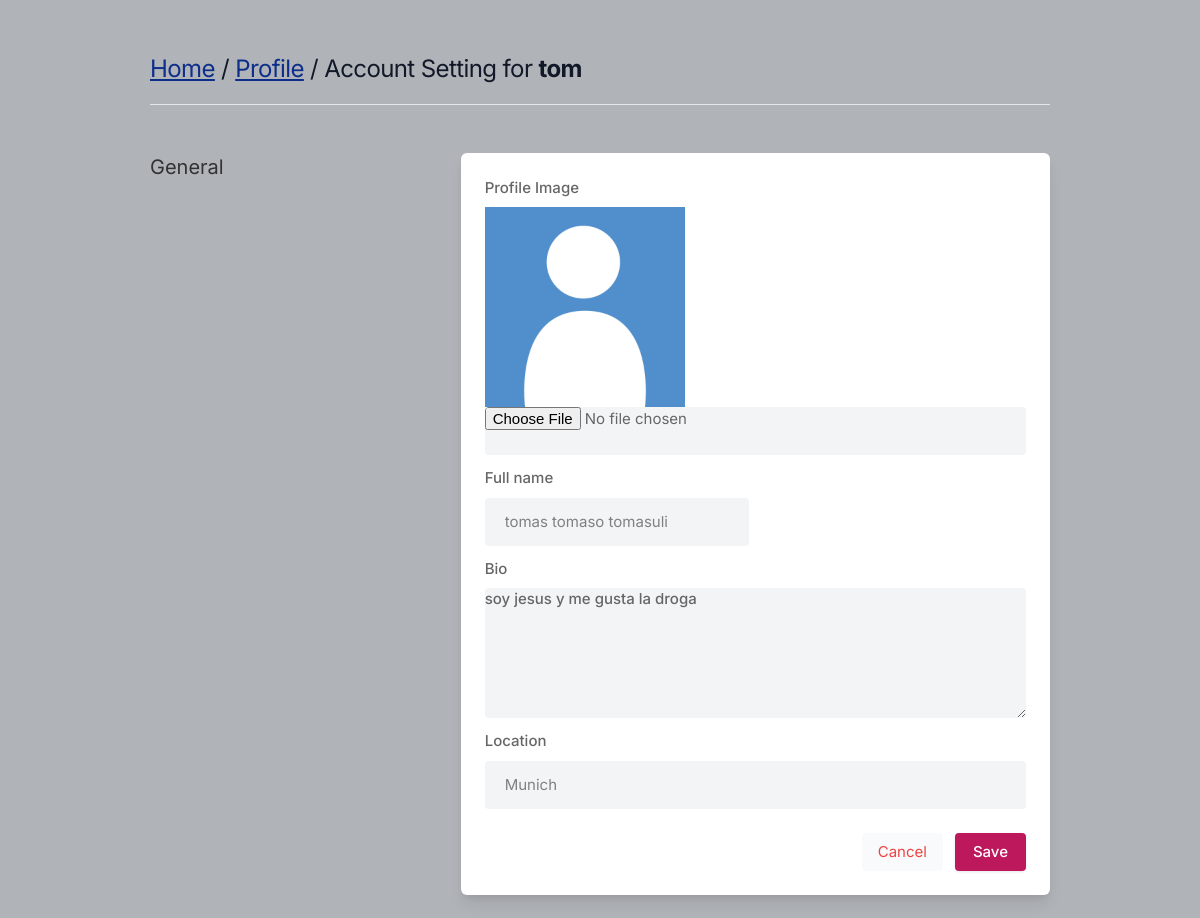
The page /settings (signed in) on the database as committed earlier.
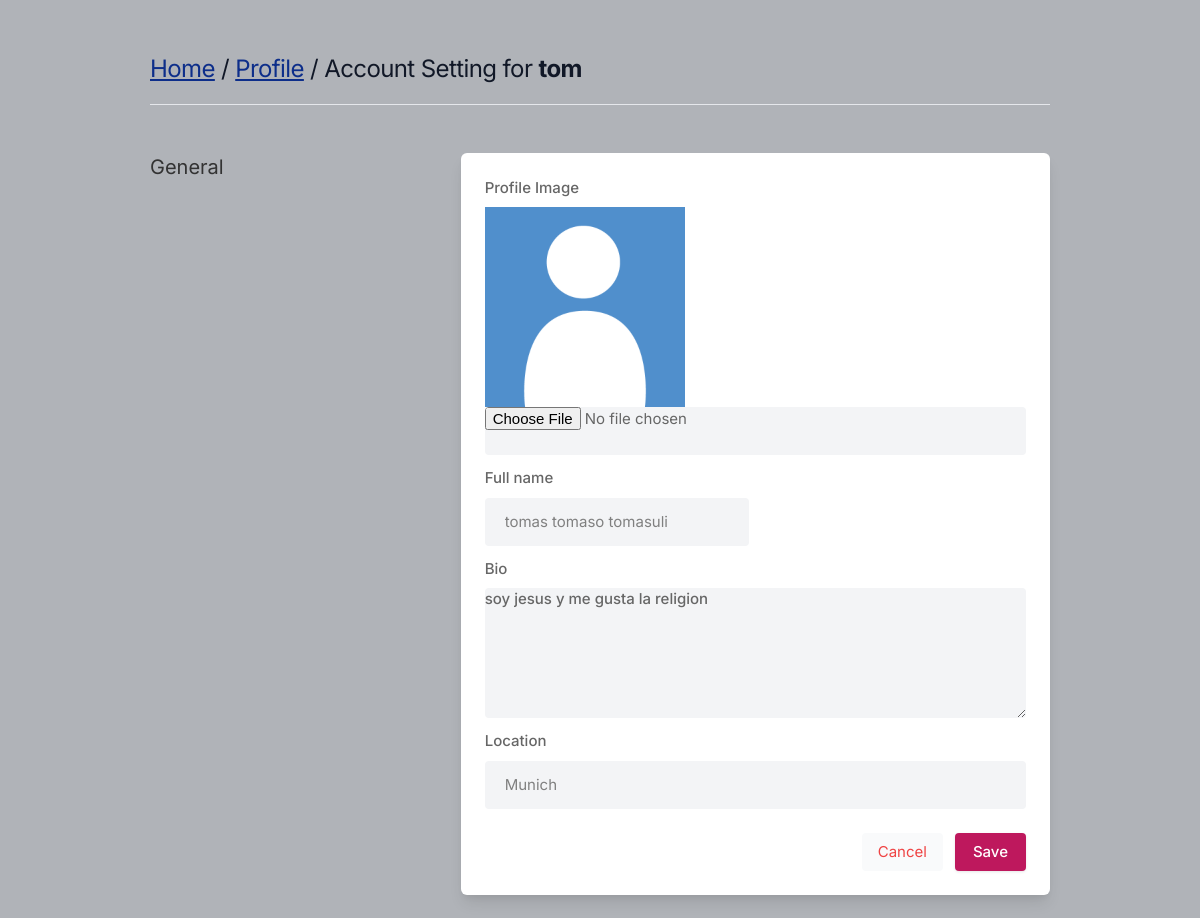
The same page on the database as committed later.
### nucleus/models.py (models this page shows)
class Profile(models.Model):
    user = models.ForeignKey(User, on_delete=models.CASCADE) # usamos el User como foreingkey
    id_user = models.IntegerField()
    full_name = models.CharField(max_length=100, blank=True)
    bio = models.TextField(blank=True)
    profileimg = models.ImageField(upload_to='profile_images', default='generic-profile_0.png') #el upload genera una carpeta automatica si no la hay
    location = models.CharField(max_length=100, blank=True)
    def __str__(self):
        return self.user.username

### nucleus/views.py (the view, shortened to what this page needs)
# urls.py: path('settings', views.settings, name='settings'),
@login_required(login_url='signin')
def settings(request):
    user_profile = Profile.objects.get(user=request.user) # lo que hace es que si get(obtiene) el objeto 'user'
    return render(request, 'setting.html', {'user_profile': user_profile})

### templates/setting.html (shortened to what this page needs)
{% load static %}
<!DOCTYPE html>
<html lang="en">
<head>
    <link rel="stylesheet" href="{% static 'assets/css/icons.css' %}">
    <link rel="stylesheet" href="{% static 'assets/css/uikit.css' %}">
    <link rel="stylesheet" href="{% static 'assets/css/style.css' %}">
    <link rel="stylesheet" href="{% static 'assets/css/tailwind.css' %}">
</head>
<body>
            <div class="container m-auto">
                <h1 class="text-2xl leading-none text-gray-900 tracking-tight mt-3"><a href="/" style="color: rgb(13, 46, 138); text-decoration: underline">Home</a> <div style="display: inline-block">/</div> <a href="/profile/{{user_profile}}" style="color: rgb(13, 46, 138); text-decoration: underline">Profile</a> / Account Setting for <b>{{user.username}}</b> </h1>
                <br>
                <hr>
                <div class="grid lg:grid-cols-3 mt-12 gap-8">
                    <div>
                        <h3 class="text-xl mb-2"> General </h3>
                    </div>
                    <div class="bg-white rounded-md lg:shadow-lg shadow col-span-2">
                        <form action="" method="POST" enctype="multipart/form-data">
                       <div class="grid grid-cols-2 gap-3 lg:p-6 p-4">
                            <div class="col-span-2">
                                <label for=""> Profile Image</label>
                                <img width="200" height="200" src="{{user_profile.profileimg.url}}" />
                                <input type="file" name="image" value="" class="shadow-none bg-gray-100">
                            </div>
                           <div>
                               <label for=""> Full name</label>
                               <input type="text" name="full_name" placeholder="Your name.." value="{{user_profile.full_name}}" class="shadow-none bg-gray-100">
                           </div>
                            <div class="col-span-2">
                                <label for="about">Bio</label>
                                <textarea id="about" name="bio" rows="3"  class="shadow-none bg-gray-100">{{user_profile.bio}}</textarea>
                            </div>
                            <div class="col-span-2">
                                <label for=""> Location</label>
                                <input type="text" name="location" value="{{user_profile.location}}" class="shadow-none bg-gray-100">
                            </div>
                       </div>
                       <div class="bg-gray-10 p-6 pt-0 flex justify-end space-x-3">
                           <button class="p-2 px-4 rounded bg-gray-50 text-red-500"> <a href="/"> Cancel </a></button>
                           <button type="submit " class="button bg-blue-700"> Save </button>
                       </div>
                    </form>
                    </div>
                    </div>
                    <br>
                </div>
</body>
</html>

Rows that differ between the two databases and show on the page:
changed Profile "tomas tomaso tomasuli": bio "soy jesus y me gusta la droga" → "soy jesus y me gusta la religion"
